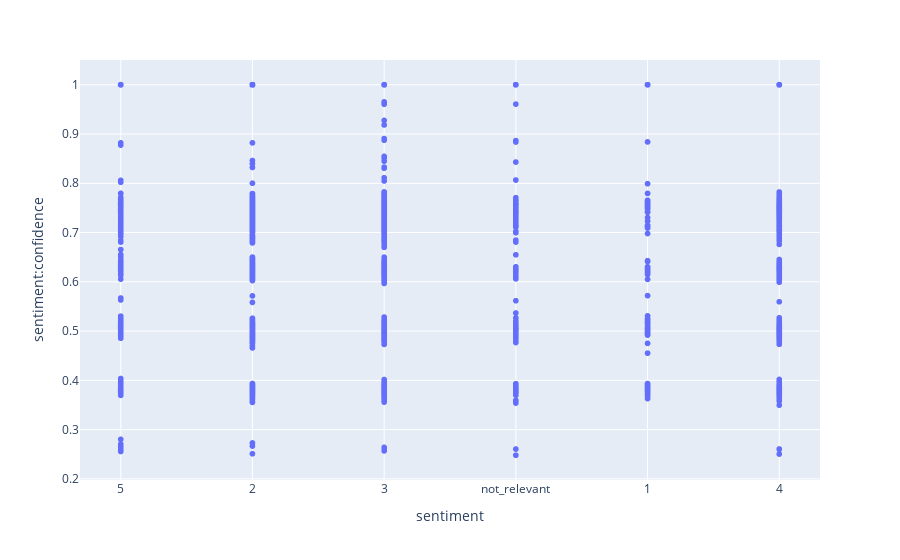

The cell this chart's notebook holds for it:
### Code cell
scat.show()

### Figure 1 — Plotly figure (JSON) as saved in the notebook; plotly's stock layout.template omitted (floating-point values rounded to 4 significant figures; data arrays with more than 128 entries replaced by an {"elided": "..."} marker saying what was removed)
{"data": [{"hovertemplate": "sentiment=%{x}<br>sentiment:confidence=%{y}<extra></extra>", "legendgroup": "", "marker": {"color": "#636efa", "symbol": "circle"}, "mode": "markers", "name": "", "showlegend": false, "type": "scattergl", "x": {"elided": "7156 str values"}, "xaxis": "x", "y": {"elided": "7156 float values"}, "yaxis": "y"}], "layout": {"legend": {"tracegroupgap": 0}, "margin": {"t": 60}, "xaxis": {"anchor": "y", "domain": [0, 1], "title": {"text": "sentiment"}}, "yaxis": {"anchor": "x", "domain": [0, 1], "title": {"text": "sentiment:confidence"}}}}
